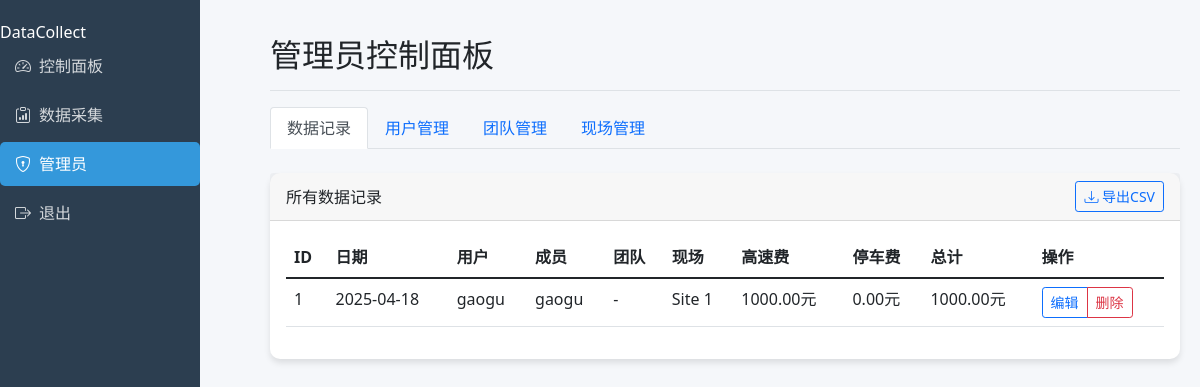
The page /admin (signed in) on the database its author committed.
### models.py (models this page shows, shortened)
class ExpenseRecord(db.Model):
    id = db.Column(db.Integer, primary_key=True)
    date = db.Column(db.DateTime, nullable=False, default=datetime.utcnow)
    member_name = db.Column(db.String(100), nullable=False)
    record_type = db.Column(db.String(20), nullable=False)
    team_name = db.Column(db.String(100))
    site_id = db.Column(db.Integer, db.ForeignKey('site.id'), nullable=False)
    person_count = db.Column(db.Integer, nullable=False, default=1)
    highway_fee = db.Column(db.Float, nullable=False, default=0)
    parking_fee = db.Column(db.Float, nullable=False, default=0)
    user_id = db.Column(db.Integer, db.ForeignKey('user.id'), nullable=False)
    site = db.relationship('Site', backref='expense_records')
    user = db.relationship('User', backref='expense_records')
    member_id = db.Column(db.Integer, db.ForeignKey('member.id'), nullable=False)
    notes = db.Column(db.Text)
    user = db.relationship('User', backref='expenses')
    member = db.relationship('Member', backref='expenses')
    site = db.relationship('Site', backref='expenses')

class User(UserMixin, db.Model):
    id = db.Column(db.Integer, primary_key=True)
    username = db.Column(db.String(80), unique=True, nullable=False)
    email = db.Column(db.String(120), unique=True, nullable=False)
    password_hash = db.Column(db.String(128))
    is_admin = db.Column(db.Boolean, default=False)

class Member(db.Model):
    id = db.Column(db.Integer, primary_key=True)
    name = db.Column(db.String(100), nullable=False)
    team_id = db.Column(db.Integer, db.ForeignKey('team.id'), nullable=True)
    user_id = db.Column(db.Integer, db.ForeignKey('user.id'), nullable=True)

class Site(db.Model):
    id = db.Column(db.Integer, primary_key=True)
    name = db.Column(db.String(100), unique=True, nullable=False)
    location = db.Column(db.String(200))

### app.py (the view)
@app.route('/admin')
@login_required
@admin_required
def admin_dashboard():
    users = User.query.all()
    teams = Team.query.all()
    sites = Site.query.all()
    records = ExpenseRecord.query.order_by(ExpenseRecord.date.desc()).all()
    return render_template('admin/dashboard.html',
                         users=users,
                         teams=teams,
                         sites=sites,
                         records=records)

### app.py (called while the page is built)
def admin_required(f):
    @wraps(f)
    def decorated_function(*args, **kwargs):
        if not current_user.is_admin:
            flash('需要管理员权限', 'danger')
            return redirect(url_for('dashboard'))
        return f(*args, **kwargs)
    return decorated_function

@login_manager.user_loader
def load_user(user_id):
    return User.query.get(int(user_id))

### templates/admin/dashboard.html (shortened to what this page needs)
{% extends "base.html" %}
{% set active_page = "admin" %}
{% block content %}
<div class="d-flex justify-content-between flex-wrap flex-md-nowrap align-items-center pt-3 pb-2 mb-3 border-bottom">
    <h1 class="h2">管理员控制面板</h1>
</div>
<ul class="nav nav-tabs mb-4" id="adminTabs" role="tablist">
    <li class="nav-item" role="presentation">
        <button class="nav-link active" id="records-tab" data-bs-toggle="tab" data-bs-target="#records" type="button" role="tab">数据记录</button>
    </li>
    <li class="nav-item" role="presentation">
        <button class="nav-link" id="users-tab" data-bs-toggle="tab" data-bs-target="#users" type="button" role="tab">用户管理</button>
    </li>
    <li class="nav-item" role="presentation">
        <button class="nav-link" id="teams-tab" data-bs-toggle="tab" data-bs-target="#teams" type="button" role="tab">团队管理</button>
    </li>
    <li class="nav-item" role="presentation">
        <button class="nav-link" id="sites-tab" data-bs-toggle="tab" data-bs-target="#sites" type="button" role="tab">现场管理</button>
    </li>
</ul>
<div class="tab-content" id="adminTabsContent">
    <div class="tab-pane fade show active" id="records" role="tabpanel">
        <div class="card">
            <div class="card-header d-flex justify-content-between align-items-center">
                <span>所有数据记录</span>
                <a href="{{ url_for('export_csv') }}" class="btn btn-sm btn-outline-primary">
                    <i class="bi bi-download"></i> 导出CSV
                </a>
            </div>
            <div class="card-body">
                <div class="table-responsive">
                    <table class="table table-hover">
                        <thead>
                            <tr>
                                <th>ID</th>
                                <th>日期</th>
                                <th>用户</th>
                                <th>成员</th>
                                <th>团队</th>
                                <th>现场</th>
                                <th>高速费</th>
                                <th>停车费</th>
                                <th>总计</th>
                                <th>操作</th>
                            </tr>
                        </thead>
                        <tbody>
                            {% for record in records %}
                            <tr>
                                <td>{{ record.id }}</td>
                                <td>{{ record.date.strftime('%Y-%m-%d') }}</td>
                                <td>{{ record.user.username }}</td>
                                <td>{{ record.member.name }}</td>
                                <td>{{ record.member.team.name if record.member.team else '-' }}</td>
                                <td>{{ record.site.name }}</td>
                                <td>{{ "%.2f"|format(record.highway_fee) }}元</td>
                                <td>{{ "%.2f"|format(record.parking_fee) }}元</td>
                                <td>{{ "%.2f"|format(record.highway_fee + record.parking_fee) }}元</td>
                                <td>
                                    <div class="btn-group btn-group-sm">
                                        <a href="#" class="btn btn-outline-primary">编辑</a>
                                        <a href="#" class="btn btn-outline-danger">删除</a>
                                    </div>
                                </td>
                            </tr>
                            {% endfor %}
                        </tbody>
                    </table>
                </div>
            </div>
        </div>
    </div>
</div>
{% endblock %}

### templates/base.html (shortened to what this page needs)
<!DOCTYPE html>
<html lang="zh-CN">
<head>
    <link href="https://cdn.jsdelivr.net/npm/bootstrap@5.1.3/dist/css/bootstrap.min.css" rel="stylesheet">
    <link rel="stylesheet" href="https://cdn.jsdelivr.net/npm/bootstrap-icons@1.8.0/font/bootstrap-icons.css">
</head>
<body>
    <div class="sidebar col-md-3 col-lg-2 d-md-block">
        <div class="logo">
            Data<span>Collect</span>
        </div>
        <ul class="nav flex-column">
            {% if current_user.is_authenticated %}
            <li class="nav-item">
                <a class="nav-link {% if active_page == 'dashboard' %}active{% endif %}" href="{{ url_for('dashboard') }}">
                    <i class="bi bi-speedometer2 me-2"></i>控制面板
                </a>
            </li>
            <li class="nav-item">
                <a class="nav-link {% if active_page == 'data_collection' %}active{% endif %}" href="{{ url_for('data_collection') }}">
                    <i class="bi bi-clipboard-data me-2"></i>数据采集
                </a>
            </li>
            {% if current_user.is_admin %}
            <li class="nav-item">
                <a class="nav-link {% if active_page == 'admin' %}active{% endif %}" href="{{ url_for('admin_dashboard') }}">
                    <i class="bi bi-shield-lock me-2"></i>管理员
                </a>
            </li>
            {% endif %}
            <li class="nav-item">
                <a class="nav-link" href="{{ url_for('logout') }}">
                    <i class="bi bi-box-arrow-right me-2"></i>退出
                </a>
            </li>
            {% endif %}
        </ul>
    </div>
    <div class="main-content">
        {% block content %}{% endblock %}
    </div>
</body>
</html>

### templates/base.html (style rules this page uses)
:root { --primary-color: #3498db; --secondary-color: #2c3e50; --accent-color: #e74c3c; --light-gray: #f8f9fa; --dark-gray: #343a40; }
body { font-family: 'Segoe UI', Tahoma, Geneva, Verdana, sans-serif; background-color: #f5f7fa; }
.sidebar { background-color: var(--secondary-color); color: white; height: 100vh; position: fixed; padding-top: 20px; }
.sidebar .nav-link { color: rgba(255, 255, 255, 0.8); margin-bottom: 5px; border-radius: 5px; padding: 10px 15px; }
.sidebar .nav-link.active { background-color: var(--primary-color); color: white; }
.main-content { margin-left: 250px; padding: 20px; }
.card { border: none; border-radius: 10px; box-shadow: 0 4px 6px rgba(0, 0, 0, 0.1); margin-bottom: 20px; }

### rows shown on the page
ExpenseRecord: id "1", date "2025-04-18", user.username "gaogu", member.name "gaogu", member.team "-", site.name "Site 1", highway_fee "1000.00", parking_fee "0.00", record.highway_fee+record.parking_fee "1000.00"
